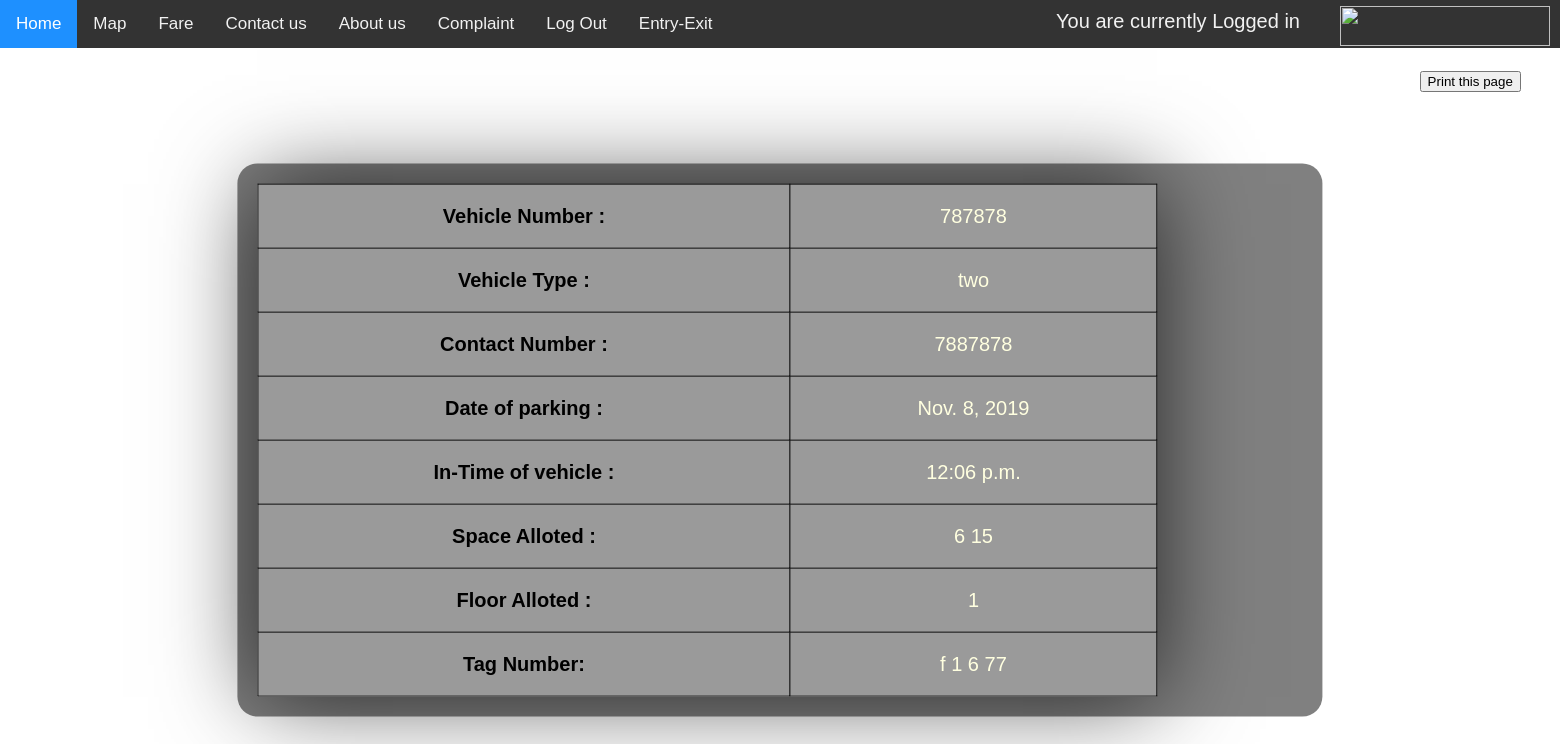
The app's page /printentry/, older data.
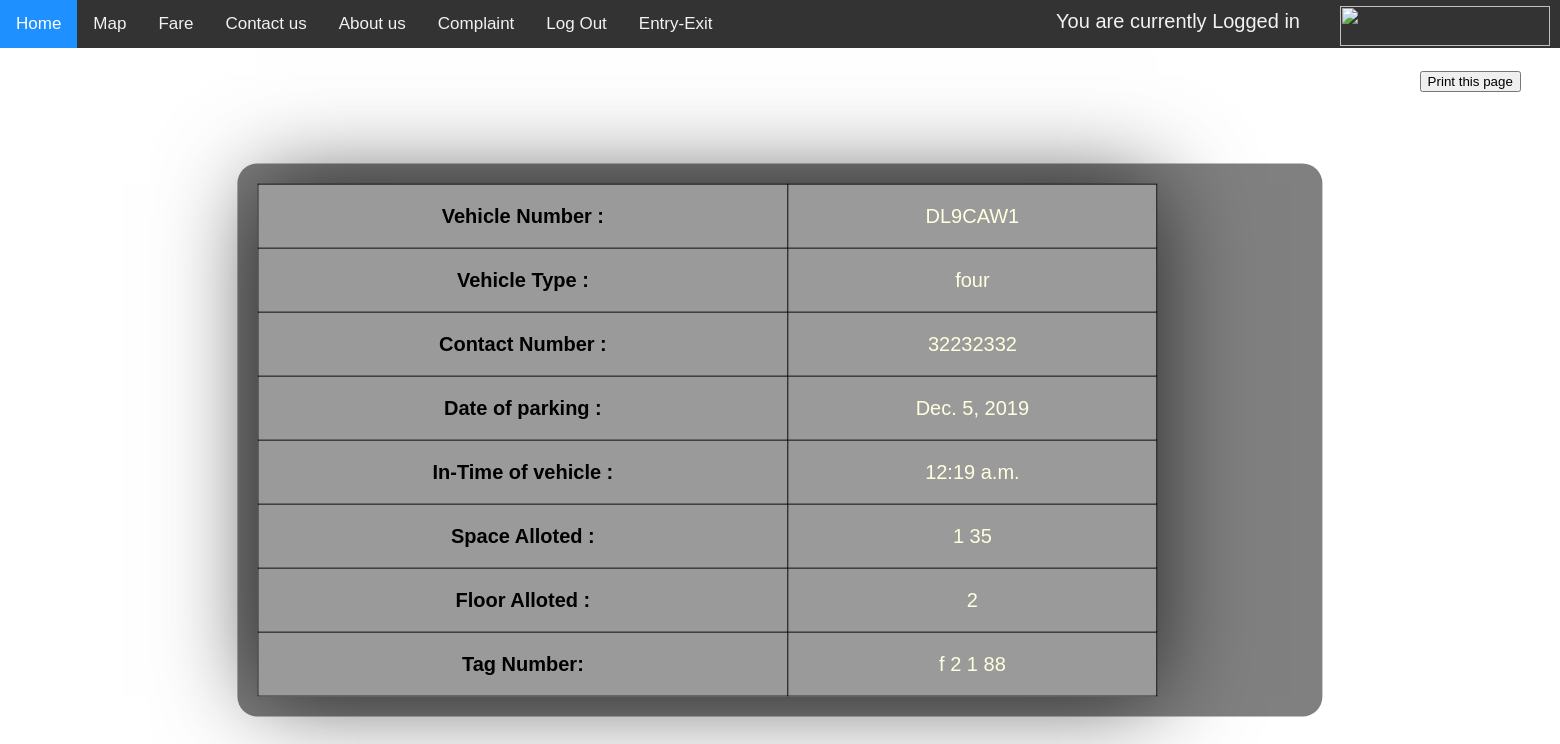
The same page, newer data.
### parking/models.py (models this page shows, shortened)
class Vehicleentry(models.Model):
    vnumber = models.CharField(max_length=10)
    vtype = models.CharField(max_length=10, choices=VEHICLE_CHOICE, default='two')
    contactno = models.CharField(max_length=10, default="")
    date = models.DateField(null=True, blank=True)
    intime = models.TimeField(null=True, blank=True)
    spacealloted = models.CharField(max_length=10)
    flooralloted = models.CharField(max_length=10)
    tagno = models.CharField(max_length=10)

### parking/views.py (the view)
# urls.py: path('printentry/', views.printentry, name='printentry'),
def printentry(request):
    obj = Vehicleentry.objects.filter().last()
    return render(request, 'printentry.html', {'obj':obj})

### parking/templates/printentry.html (shortened to what this page needs)
<!DOCTYPE html>
<html lang="en">
<head>
</head>
<body>
<div class="topnav">
  <a class="active" href="/">Home</a>
  <a href="/maps">Map</a>
    <a href="/fare">Fare</a>
  <a href="/contactus">Contact us</a>
    <a href="/aboutus">About us</a>
    <a href="/complaint">Complaint</a>
    <a href="/">Log Out</a>
    <a href="/entryex">Entry-Exit</a>
    <a><div class="toplg">You are currently Logged in</div></a>
    <a><div class="topright"><img src="https://i.ibb.co/SsDM6pc/securepark.png" width="210" height="40"></div></a>
</div>
<div class="bg-heading">
    <button onclick="myFunction()">Print this page</button>
</div>
<div class="bg-text">
{% if obj %}
<table>
<tbody>
  <tr>
      <td style="color: #000000;"><b>Vehicle Number :</b></td>
    <td style="text-align:center;">{{ obj.vnumber }}</td>
  </tr>
  <tr>
      <td style="color: #000000;"><b>Vehicle Type :</b></td>
    <td style="text-align:center;">{{ obj.vtype }}</td>
  </tr>
  <tr>
      <td style="color: #000000;"><b>Contact Number :</b></td>
    <td style="text-align:center;">{{ obj.contactno }}</td>
  </tr>
   <tr>
       <td style="color: #000000;"><b>Date of parking :</b></td>
    <td style="text-align:center;">{{ obj.date }}</td>
  </tr>
  <tr>
      <td style="color: #000000;"><b>In-Time of vehicle :</b></td>
    <td style="text-align:center;">{{ obj.intime }}</td>
  </tr>
  <tr>
      <td style="color: #000000;"><b>Space Alloted :</b></td>
    <td style="text-align:center;">{{ obj.spacealloted }}</td>
  </tr>
  <tr>
      <td style="color: #000000;"><b>Floor Alloted :</b></td>
    <td style="text-align:center;">{{ obj.flooralloted }}</td>
  </tr>
  <tr>
      <td style="color: #000000;"><b>Tag Number:</b></td>
    <td style="text-align:center;">{{ obj.tagno }}</td>
  </tr>
</tbody>
</table>
{% endif %}
</div>
</body>
</html>

### parking/templates/printentry.html (style rules this page uses)
body, html { height: 100%; margin: 0; font-family: Arial, Helvetica, sans-serif; }
.bg-heading { font-family: Verlag,museo-sans,'Helvetica Neue',Helvetica,Arial,sans-serif; position: absolute; top: 10%; left: 126%; transform: translate(-50%, -50%); z-index: 2; width: 70%; height: 40% text-align: center; }
.bg-text { border-radius: 20px; background-color: rgb(128, 128, 128); font-family: "Helvetica", Times, serif; color: black; position: absolute; top: 55%; left: 50%; transform: translate(-50%, -50%); z-index: 2; width: 67%; padding: 20px; text-align: center; }
body { margin: 0; font-family: Arial, Helvetica, sans-serif; }
.topnav { overflow: hidden; background-color: #333; }
.topnav a { float: left; color: #f2f2f2; text-align: center; padding: 14px 16px; text-decoration: none; font-size: 17px; }
.topnav a.active { background-color: #1E90FF; color: white; }
.topright { position: absolute; top: 6px; right: 10px; font-size: 1px; }
.toplg { position: absolute; top: 10px; right: 260px; font-size: 20px; }
table { width: 900px; border-collapse: collapse; overflow: hidden; box-shadow: 0 0 90px rgba(0,0,0,0.7); }
th, td { padding: 15px; background-color: rgba(255,255,255,0.2); border: 1px solid black; color: #FFFFE0; padding: 20px; font-size : 20px; }

Row changes from the older to the newer data that the page shows:
no longer on this page (row unchanged): Vehicleentry: vnumber "787878", vtype "two", contactno "7887878", date "Nov. 8, 2019", intime "12:06 p.m.", spacealloted "6 15", flooralloted "1", tagno "f 1 6 77"
added Vehicleentry: vnumber "DL9CAW1", vtype "four", contactno "32232332", date "Dec. 5, 2019", intime "12:19 a.m.", spacealloted "1 35", flooralloted "2", tagno "f 2 1 88"
